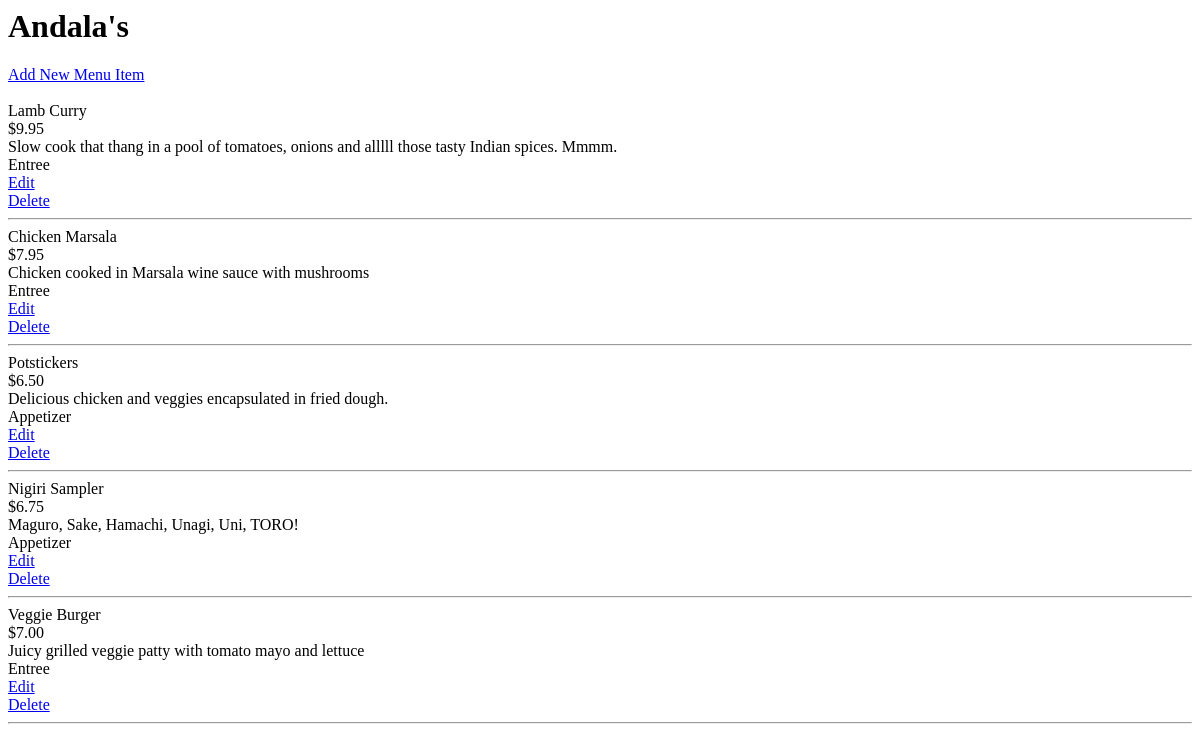
The app's page /restaurants/6/?menu_id=, older data.
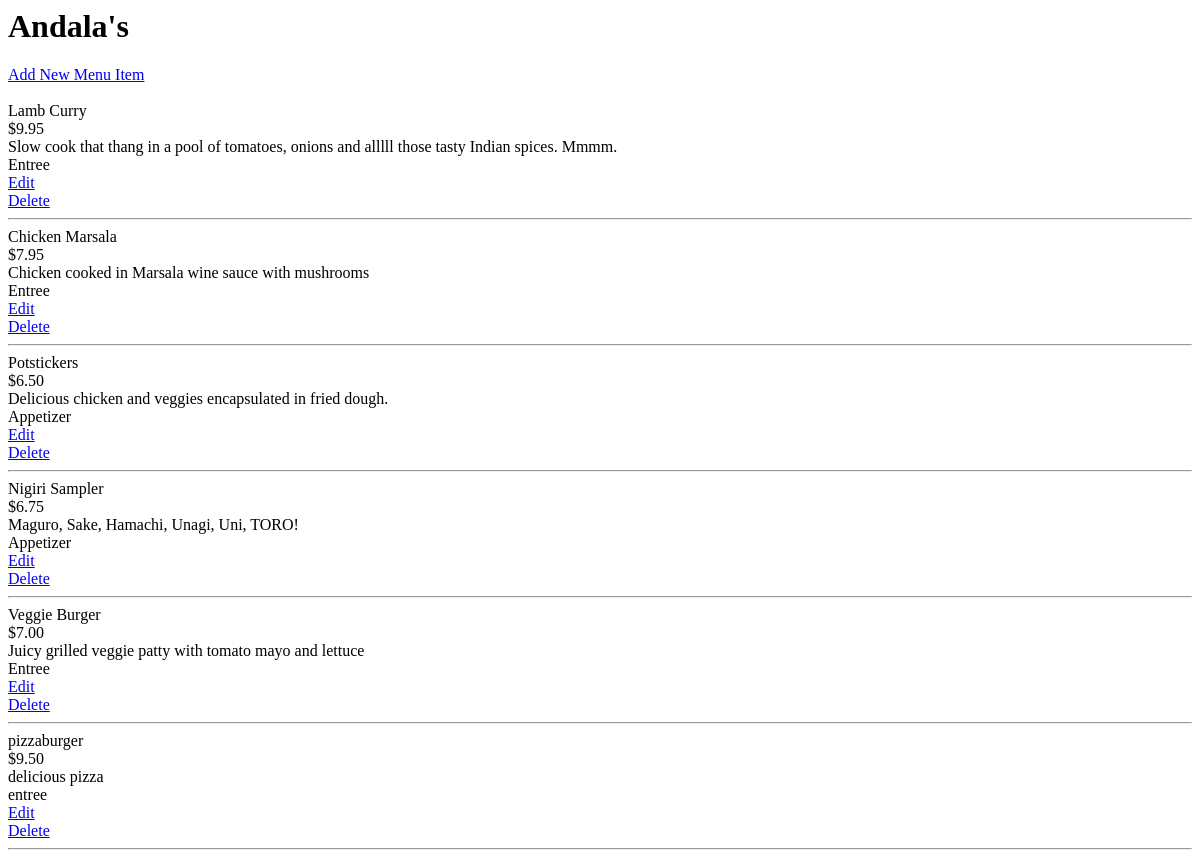
The same page, newer data.
### database_setup.py (models this page shows, shortened)
class MenuItem(Base):
    __tablename__ = 'menu_item'
    name = Column(String(80), nullable = False)
    id = Column(Integer, primary_key = True)
    course = Column(String(250))
    description = Column(String(250))
    price = Column(String(8))
    restaurant_id = Column(Integer, ForeignKey('restaurant.id'))
    restaurant = relationship(Restaurant)

### finalProject.py (the view)
@app.route('/restaurants/<int:restaurant_id>/')
def restaurantMenu(restaurant_id):
    restaurant = session.query(Restaurant).filter_by(id=restaurant_id).one()
    items = session.query(MenuItem).filter_by(restaurant_id=restaurant_id).all()
    return render_template('menu.html', restaurant=restaurant, items=items)

### templates/menu.html
<html>
    <body>
        <h1>{{ restaurant.name }}</h1>
        <a href="{{url_for('newMenuItem', restaurant_id = restaurant.id)}}">Add New Menu Item</a>
        <br><br>
        {% for i in items %}
        {{i.name}}
    <br>
        {{i.price}}
    <br>
        {{i.description}}
    <br>
        {{i.course}}
    <br>
        <a href="{{url_for('editMenuItem', restaurant_id = restaurant.id, menu_id = i.id)}}">Edit</a>
        <br>
        <a href="{{url_for('deleteMenuItem', restaurant_id = restaurant.id, menu_id = i.id)}}">Delete</a>
    <br><hr>
        {% endfor %}
    </body>
</html>

Row changes from the older to the newer data that the page shows:
added MenuItem: name "pizzaburger", price "$9.50", description "delicious pizza", course "entree"
